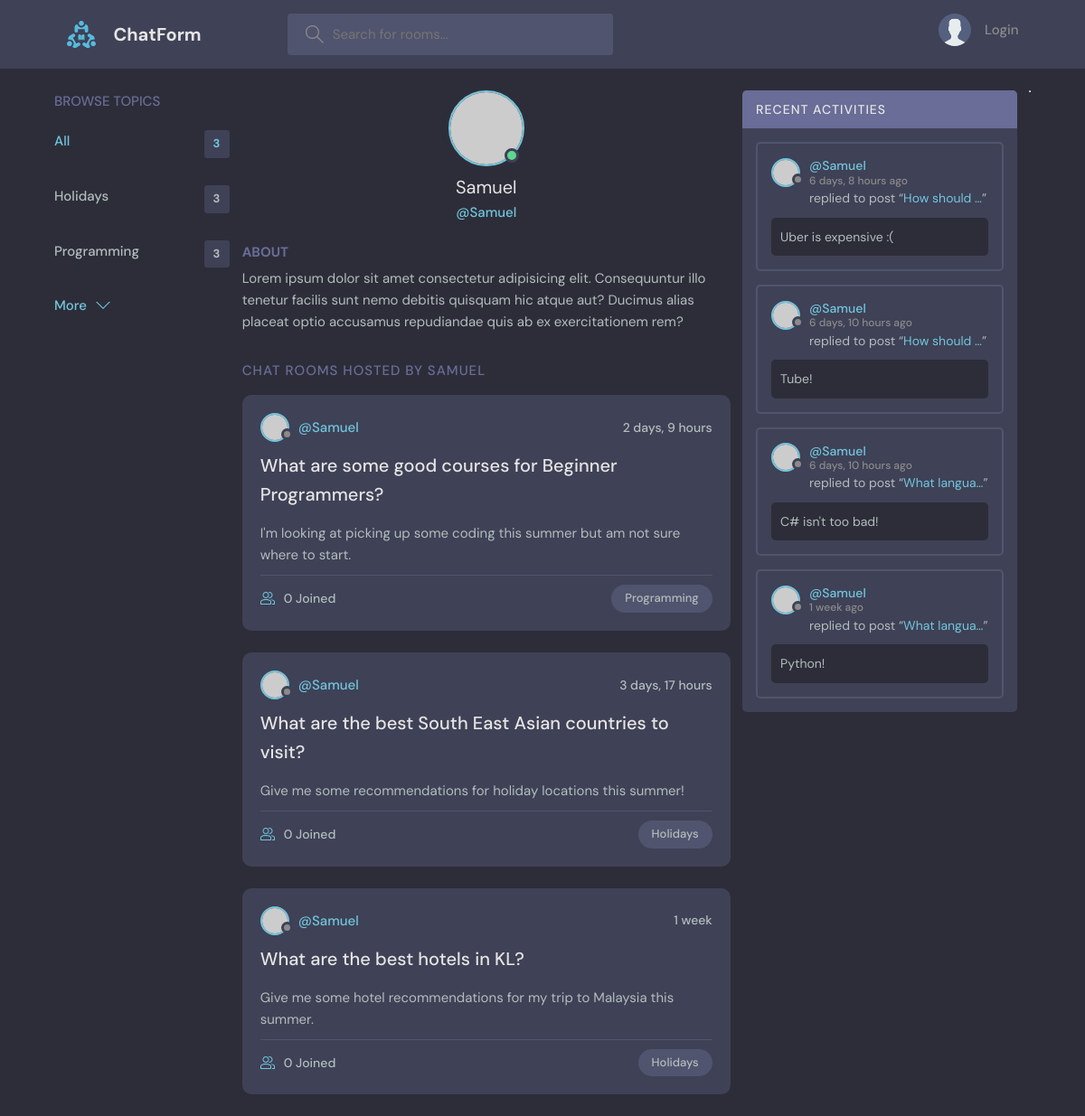
Page /profile/1/ on the earlier database version.
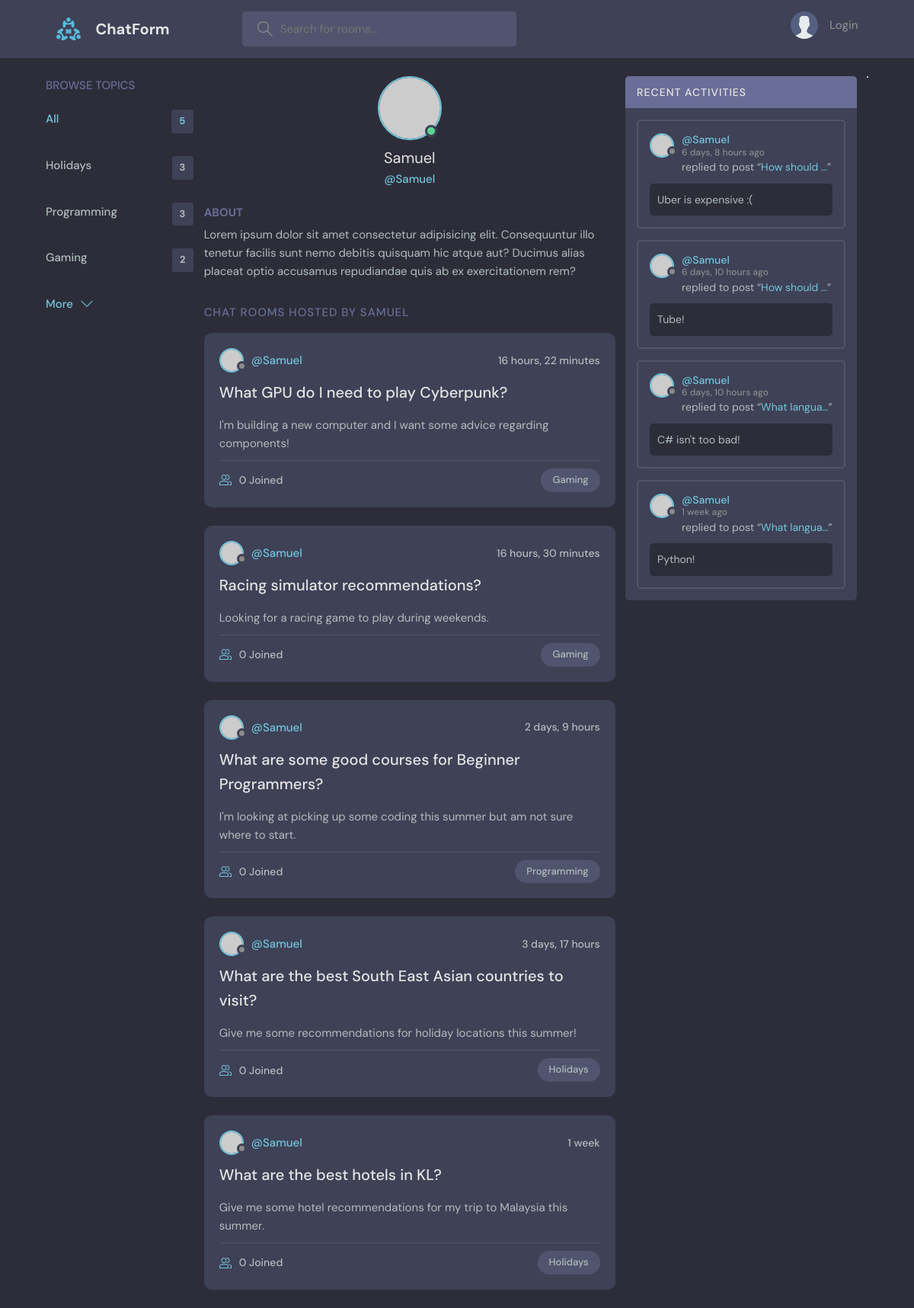
Same page on the later database version.
### base/models.py (models this page shows, shortened)
class Topic(models.Model):
    name = models.CharField(max_length=250)

class Room(models.Model):
    host = models.ForeignKey(User, on_delete=models.SET_NULL, null=True)
    topic = models.ForeignKey(Topic, on_delete=models.SET_NULL, null=True)
    name = models.CharField(max_length=200)
    description = models.TextField(null=True, blank=True)
    participants = models.ManyToManyField(User, related_name='participants', blank=True)
    updated = models.DateTimeField(auto_now=True)
    created = models.DateTimeField(auto_now_add=True)
    class Meta:
        ordering = ['-updated', '-created']
    def __str__(self):
        return self.name

class Message(models.Model):
    user = models.ForeignKey(User, on_delete=models.CASCADE)
    room = models.ForeignKey(Room, on_delete=models.CASCADE)
    body = models.TextField()
    updated = models.DateTimeField(auto_now=True)
    created = models.DateTimeField(auto_now_add=True)
    class Meta:
        ordering = ['-updated', '-created']

### base/views.py (the view)
# urls.py: path('profile/<str:pk>/', views.userprofile, name="user-profile"),
def userprofile(request, pk):
    user = User.objects.get(id=pk)
    rooms = user.room_set.all()
    room_activity = user.message_set.all()
    topics = Topic.objects.all()
    context = {'user': user, 'rooms': rooms, 'topics': topics, 'room_activity': room_activity}
    return render(request, 'base/profile.html', context)

### base/templates/base/profile.html (shortened to what this page needs)
{% extends 'main.html' %}
{% block content %}
  <main class="profile-page layout layout--3">
    <div class="container">
      {% include 'components/topics_component.html' %}
      <div class="roomList">
        <div class="profile">
          <div class="profile__avatar">
            <div class="avatar avatar--large active">
              <img src="https://randomuser.me/api/portraits/men/11.jpg" />
            </div>
          </div>
          <div class="profile__info">
            <h3>{{user.username}}</h3>
            <p>@{{user.username}}</p>
          </div>
          <div class="profile__about">
            <h3>About</h3>
            <p>
              Lorem ipsum dolor sit amet consectetur adipisicing elit. Consequuntur illo tenetur
              facilis sunt nemo debitis quisquam hic atque aut? Ducimus alias placeat optio
              accusamus repudiandae quis ab ex exercitationem rem?
            </p>
          </div>
        </div>
        <div class="roomList__header">
          <div>
            <h2>Chat Rooms Hosted by {{user.username}}</a>
            </h2>
          </div>
        </div>
        {% include 'components/room_component.html' %}
      </div>
      {% include 'components/activity_feed.html' %}
    </div>
  </main>
  {% endblock content %}

### templates/main.html (shortened to what this page needs)
<!DOCTYPE html>
{% load static %}
<html lang="en">
  <head>
    <link rel="stylesheet" href="{% static 'styles/style.css' %}?v=<%= DateTime.Now.Ticks %>" />
  </head>
  <body>
    {% include 'navbar.html' %}
    {% block content %}
    {% endblock %}
  </body>
</html>

### templates/navbar.html (shortened to what this page needs)
{% load static %}
<header class="header header--loggedIn">
    <div class="container">
      <a href="{% url 'home' %}" class="header__logo">
        <img src="{% static 'images/logo.svg' %}" />
        <h1>ChatForm</h1>
      </a>
      <form class="header__search" method="GET" action="{% url 'home' %}">
        <label>
          <input name="q" placeholder="Search for rooms..." />
        </label>
      </form>
      <nav class="header__menu">
        {% if request.user.is_authenticated %}
        <div class="header__user">
          <a href="{% url 'user-profile' user.id %}">
            <div class="avatar avatar--medium active">
              <img src="https://randomuser.me/api/portraits/men/37.jpg" />
            </div>
            <p>{{request.user.username}}<span>@{{request.user.username}}</span></p>
          </a>
          <button class="dropdown-button">
            <svg version="1.1" xmlns="http://www.w3.org/2000/svg" width="32" height="32" viewBox="0 0 32 32">
              <title>chevron-down</title>
              <path d="M16 21l-13-13h-3l16 16 16-16h-3l-13 13z"></path>
            </svg>
          </button>
        </div>
        {% else %}
        <a href="{% url 'login' %}">
          <img src="{% static 'images/avatar.svg' %}" />
          <p>Login</p>
        </a>
        {% endif %}
      </nav>
    </div>
  </header>

### base/templates/components/topics_component.html
<div class="topics">
    <div class="topics__header">
      <h2>Browse Topics</h2>
    </div>
    <ul class="topics__list">
      <li>
        <a href="{% url 'home' %}" class="active">All<span>{{rooms.count}}</span></a>
      </li>
      {% for topic in topics %}
      <li>
        <a href="{% url 'home' %}?q={{topic.name}}">{{topic.name}}<span>{{topic.room_set.all.count}}</span></a>
      </li>
      {% endfor %}
    </ul>
    <a class="btn btn--link" href="topics.html">
      More
      <svg version="1.1" xmlns="http://www.w3.org/2000/svg" width="32" height="32" viewBox="0 0 32 32">
        <title>chevron-down</title>
        <path d="M16 21l-13-13h-3l16 16 16-16h-3l-13 13z"></path>
      </svg>
    </a>
  </div>

### base/templates/components/room_component.html (shortened to what this page needs)
{% for room in rooms %}
<div class="roomListRoom">
    <div class="roomListRoom__header">
      <a href="{% url 'user-profile' room.host.id %}" class="roomListRoom__author">
        <div class="avatar avatar--small">
          <img src="https://randomuser.me/api/portraits/women/11.jpg" />
        </div>
        <span>@{{room.host.username}}</span>
      </a>
      <div class="roomListRoom__actions">
        <span>{{room.created|timesince}}</span>
      </div>
    </div>
    <div class="roomListRoom__content">
      <a href="{% url 'room' room.id %}">{{room.name}}</a>
      <p>
        <small>{{room.description}}</small>
      </p>
    </div>
    <div class="roomListRoom__meta">
      <a href="{% url 'room' room.id %}" class="roomListRoom__joined">
        {{room.participants.all.count}} Joined
      </a>
      <p class="roomListRoom__topic">{{room.topic.name}}</p>
    </div>
  </div>
{% endfor %}

### base/templates/components/activity_feed.html (shortened to what this page needs)
<div class="activities">
    <div class="activities__header">
      <h2>Recent Activities</h2>
    </div>
    {% for message in room_activity %}
    <div class="activities__box">
      <div class="activities__boxHeader roomListRoom__header">
        <a href="{% url 'user-profile' message.user.id %}" class="roomListRoom__author">
          <div class="avatar avatar--small">
            <img src="https://randomuser.me/api/portraits/women/11.jpg" />
          </div>
          <p>
            @{{message.user.username}}
            <span>{{message.created|timesince}} ago</span>
          </p>
        </a>
      </div>
      <div class="activities__boxContent">
        <p>replied to post “<a href="{% url 'room' message.room.id %}">{{message.room|truncatechars:12}}</a>”</p>
        <div class="activities__boxRoomContent">
          {{message.body|truncatechars:35}}
        </div>
      </div>
    </div>
    {% endfor %}
  </div>
<hr>

Differences in the rows shown:
added Topic: name "Gaming", room_set.all.count "2"
added Room: host.username "Samuel", created "16 hours, 22 minutes", name "What GPU do I need to play Cyberpunk?", description "I'm building a new computer and I want some advice regarding components!", participants.all.count "0", topic.name "Gaming"
added Room: host.username "Samuel", created "16 hours, 30 minutes", name "Racing simulator recommendations?", description "Looking for a racing game to play during weekends.", participants.all.count "0", topic.name "Gaming"
Other differences:
{{ rooms.count }}: "3" → "5"
